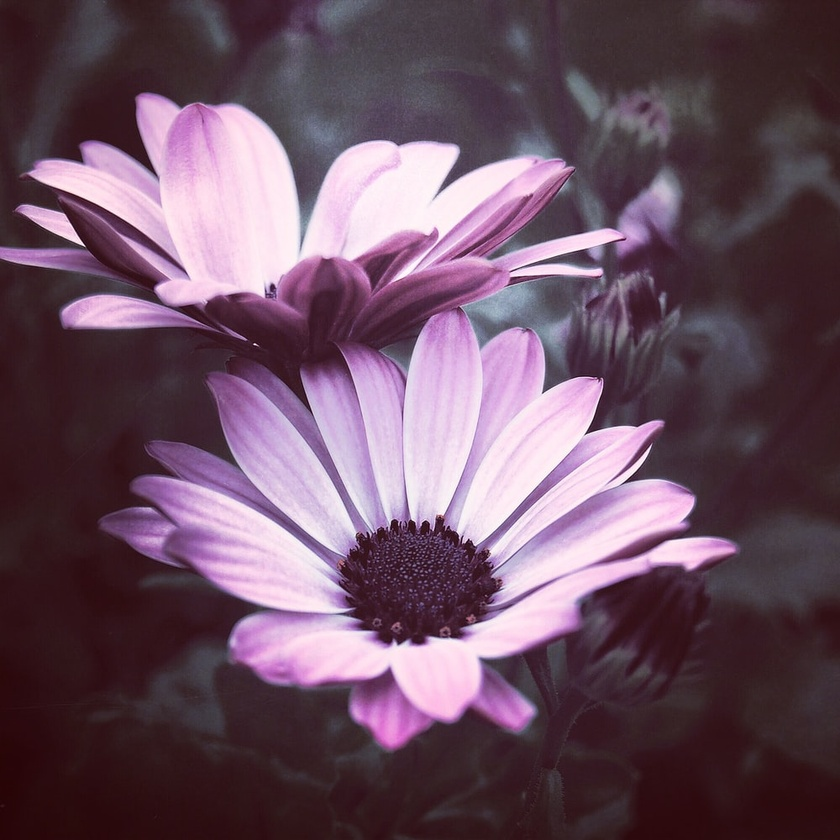
#> input picture Custom filters/images/flower.jpg, 840 x 840 px, shrunk from 1000 x 1000 before the run
$ jupyter execute --allow-errors custom_filter_kernels.ipynb
#> lines starting #> are read from the running program, lines starting #| are printed output that depends on the picture
#> (a cell that did not finish here is left out)

[cell 2]
## Import all the required libraries ##
import cv2
import numpy as np
import matplotlib.pyplot as plt

[cell 3]
## Read image !!
image = cv2.imread('images/flower.jpg')
#> image is the input picture: shape (840, 840, 3); mean B, G, R 97.6, 80.6, 107

## Convert image to RGB Colorspace !!
image = cv2.cvtColor(image, cv2.COLOR_BGR2RGB)

## Create a grayscale copy of image !!
gray = cv2.cvtColor(image, cv2.COLOR_RGB2GRAY)
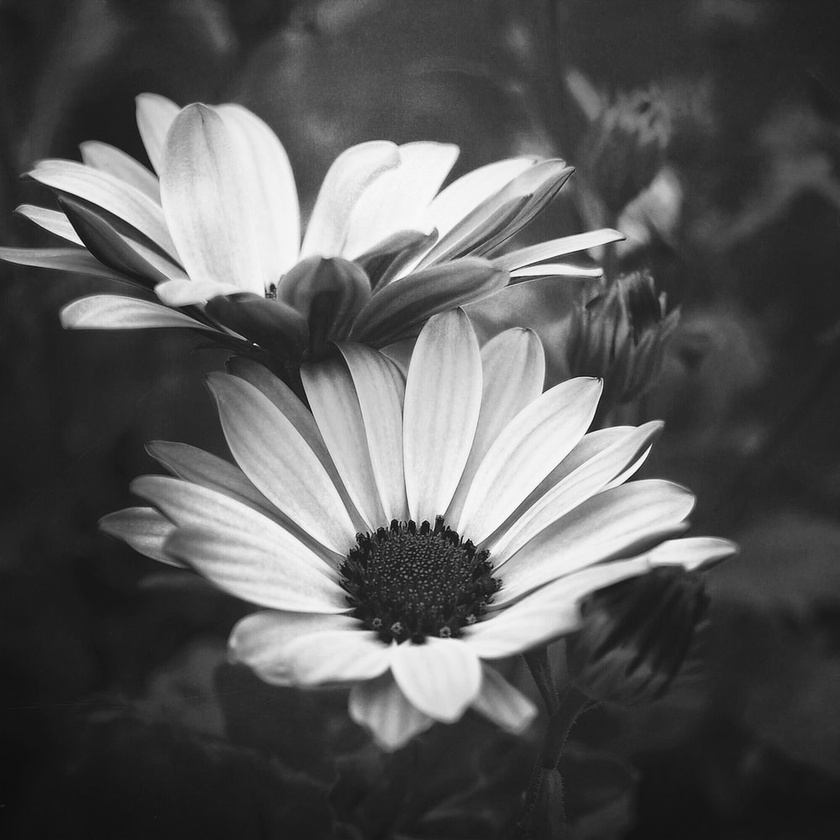
#> gray: shape (840, 840); min 8, max 253, mean 90.5

## Display images !!
fig, (ax1, ax2) = plt.subplots(1, 2, figsize=(20, 10))
ax1.imshow(image); ax1.axis(False);ax1.title.set_text('Original RGB Image')
ax2.imshow(gray, cmap='gray'); ax2.axis(False);ax2.title.set_text('Gray scale Image')
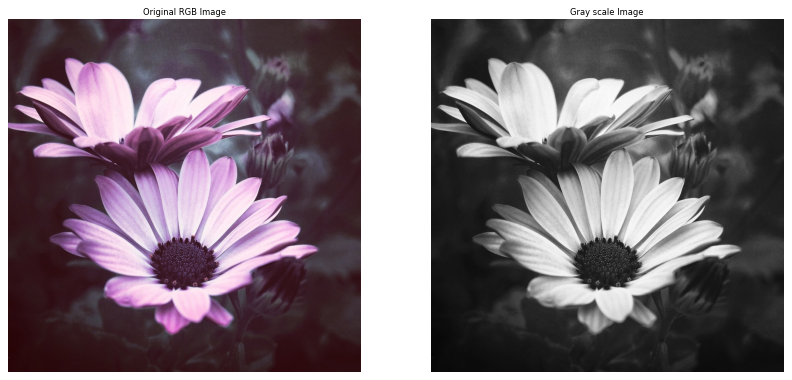
#> figure drawn by matplotlib, 2 panels

[cell 4]
## Define custom LPF kernels (For blur effect) !!

## Averaging filter !!
avg_kernel = np.ones((3,3))

## Normalized Averaging filter kernel !!
avg_filter = np.multiply(avg_kernel, 1.0/np.sum(avg_kernel))

## Gaussian Blur filter !!
gaussian_kernel = np.array([[1, 2, 1],
                            [2, 4, 2],
                            [1, 2, 1]])

## Normalized Gaussian filter kernel !!
gaussian_filter = np.multiply(gaussian_kernel, 1.0/np.sum(gaussian_kernel))

[cell 5]
## Apply filters to filter out high frequency noise (custom and openCV inbuild Gaussian Blur filter)!!
## Perform convolution using filter2D, input: gray_image, bit-depth, filter_kernel !!

avg_filtered_image = cv2.filter2D(gray, -1, avg_filter)
gaussian_filtered_img = cv2.filter2D(gray, -1, gaussian_filter)

## Inbuild GaussianBlur filter (Input: Gray_image, kernel_size, variance) !!
gaussianBlured_image = cv2.GaussianBlur(gray, (5,5), 0)

## Display filtered images !!
fig, (ax1, ax2, ax3) = plt.subplots(1, 3, figsize=(20,10))
ax1.imshow(avg_filtered_image, cmap='gray'); ax1.axis(False); ax1.title.set_text('Average filtered image')
ax2.imshow(gaussian_filtered_img, cmap='gray');ax2.axis(False); ax2.title.set_text('Gaussian filtered image')
ax3.imshow(gaussianBlured_image, cmap='gray');ax3.axis(False); ax3.title.set_text('GaussianBlured image');
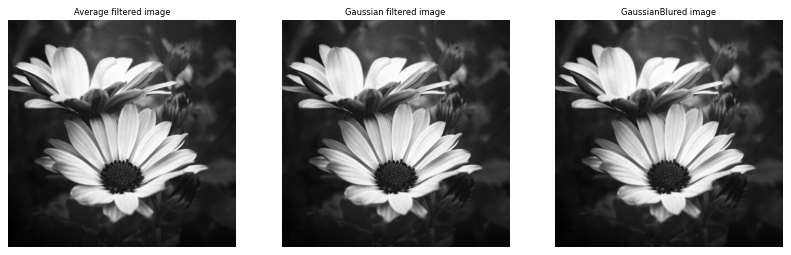
#> figure drawn by matplotlib, 3 panels

[cell 6]
## Define custom HPF kernels !!

## Sobel_x (For vertical edges) !!
SobelX = np.array([[-1, 0, 1],
                   [-2, 0, 2],
                   [-1, 0, 1]])

## Sobel_y (For Horizontal edges) !!
SobelY = np.array([[-1, -2, -1],
                   [ 0,  0,  0],
                   [ 1,  2,  1]])

## Laplacian edge filter !!
laplacian=np.array([[0, 2, 0],
                    [2,-8, 2],
                    [0, 2, 0]])

[cell 7]
## Apply filters to detect edges !!
## Perform convolution using filter2D, input: gray_image, bit-depth, filter_kernel !!

vertical_edges = cv2.filter2D(gray, -1, SobelX)
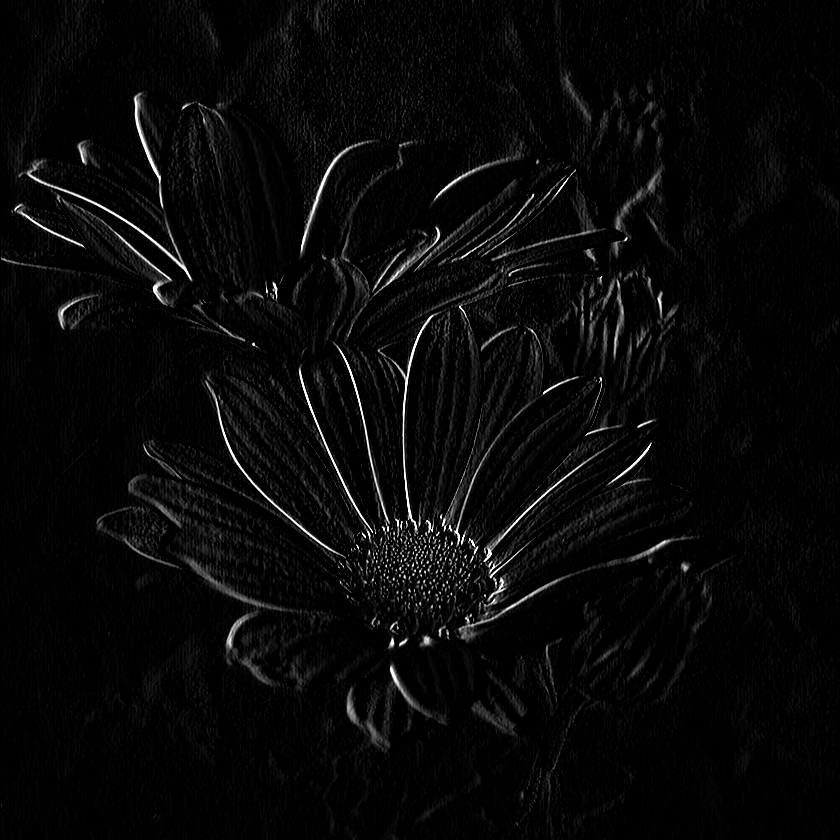
#> vertical_edges: shape (840, 840); min 0, max 255, mean 8.4
horizontal_edges = cv2.filter2D(gray, -1, SobelY)
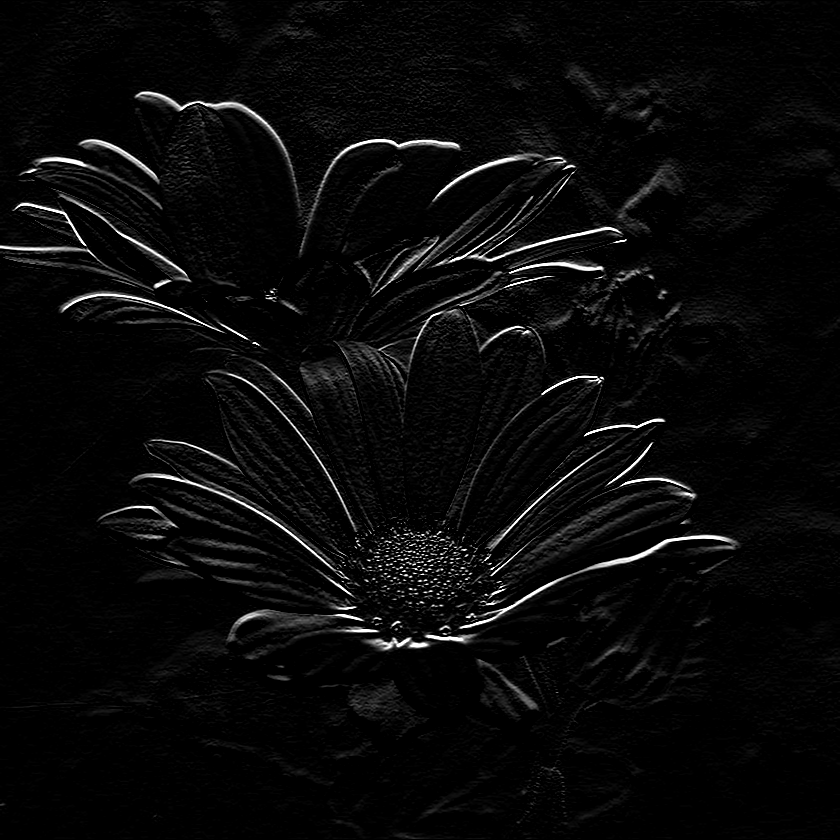
#> horizontal_edges: shape (840, 840); min 0, max 255, mean 9.2
laplacian_edges = cv2.filter2D(gray, -1, laplacian)
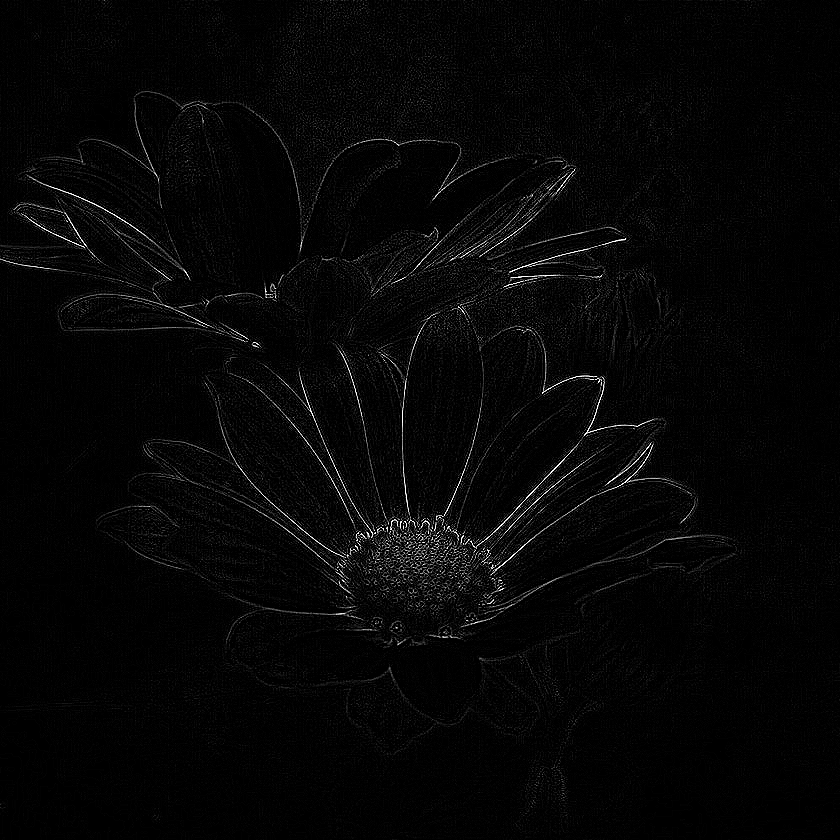
#> laplacian_edges: shape (840, 840); min 0, max 255, mean 6.2

## Display filtered images !!
fig, (ax1, ax2, ax3) = plt.subplots(1, 3, figsize=(20,10))
ax1.imshow(vertical_edges, cmap='gray'); ax1.axis(False); ax1.title.set_text('Detected vertical edges')
ax2.imshow(horizontal_edges, cmap='gray');ax2.axis(False); ax2.title.set_text('Deteted horizontal edges')
ax3.imshow(laplacian_edges, cmap='gray');ax3.axis(False); ax3.title.set_text('Laplacian edges');
